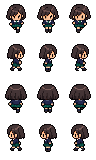
#> input picture tour/img/walker.png, 96 x 160 px
$ python make_npc_sheets.py
#> lines starting #> are read from the running program, lines starting #| are printed output that depends on the picture
"""선배 지도·게임 캐릭터 시트 만들기

플레이어 캐릭터(img/walker.png, 32×40 칸 · 3열 걷기 × 4행 방향)를 바탕으로
머리색·머리 모양·소품·옷 색만 바꿔 선배마다 같은 크기와 그림체의 걷기 시트를 만듭니다.
그래서 지도 위에서 플레이어와 나란히 서도 키·비율이 같습니다.

    python3 tour/tools/make_npc_sheets.py      # img/npcs/sheets/<id>.png 생성

필요: Python 3, Pillow
"""
from pathlib import Path

from PIL import Image

TOUR = Path(__file__).resolve().parent.parent
BASE = TOUR / "img" / "walker.png"
OUT = TOUR / "img" / "npcs" / "sheets"
DIRS = ["down", "right", "up", "left"]
FW, FH = 32, 40
INK = (25, 20, 29, 255)         # 외곽선 (walker와 같은 거의 검정)


def hexc(h, a=255):
    return tuple(int(h[i:i + 2], 16) for i in (1, 3, 5)) + (a,)


def lum(p):
    return 0.3 * p[0] + 0.59 * p[1] + 0.11 * p[2]


def tint(p, target, ref):
    """밝기는 유지하고 색만 target 쪽으로 (그림자·하이라이트가 그대로 남음)"""
    k = lum(p) / ref
    return tuple(max(0, min(255, round(c * k))) for c in target[:3]) + (p[3],)


# ---------- 색 바꾸기 ----------

def is_outline(p):
    return max(p[:3]) < 24


def recolor(frame, hair=None, jacket=None, skirt=None):
    px = frame.load()
    for y in range(FH):
        for x in range(FW):
            p = px[x, y]
            if p[3] == 0 or is_outline(p):
                continue
            r, g, b = p[:3]
            if hair and y <= 19 and r < 170 and not (r > 180):   # 머리 (얼굴 피부는 밝아서 제외)
                if r >= g - 4 and r - b < 40:
                    px[x, y] = tint(p, hair, 56)
                    continue
            if skirt and 21 <= y <= 28 and g > r + 12:           # 치마 (청록이라 상의보다 먼저 가름)
                px[x, y] = tint(p, skirt, 45)
                continue
            if jacket and 19 <= y <= 25 and b > r + 8:           # 교복 상의
                px[x, y] = tint(p, jacket, 37)


# ---------- 덧그리기 ----------

def stamp(frame, x0, y0, rows, colors, under=False):
    """rows: 문자열 줄. '.'은 건너뜀. under=True면 비어 있는 칸에만 (몸 뒤로)"""
    px = frame.load()
    for dy, row in enumerate(rows):
        for dx, key in enumerate(row):
            if key == '.':
                continue
            x, y = x0 + dx, y0 + dy
            if not (0 <= x < FW and 0 <= y < FH):
                continue
            if under and px[x, y][3] > 0:
                continue
            px[x, y] = colors[key]


def band(frame, rows, color, shade):
    """머리띠: 머리카락 칸만 색을 바꿈 (얼굴·외곽선은 그대로)"""
    px = frame.load()
    for y, c in zip(rows, (color, shade)):
        for x in range(FW):
            p = px[x, y]
            if p[3] and not is_outline(p) and p[0] < 170:
                px[x, y] = c


def mirror(rows):
    return [r[::-1] for r in rows]


BUN = ['..####..',
       '.#hhHh#.',
       '#hhhhhH#',
       '#hHhhhh#',
       '.#hhhh#.']

BOW = ['.##..##.',
       '#pp##pp#',
       '#ppPPpp#',
       '#pp##pp#',
       '.##..##.']

TAIL = ['.##.',      # 옆으로 묶은 머리 (귀 뒤에서 내려옴)
        '#hh#',
        '#rr#',
        '#hh#',
        '#hhh#',
        '#hHh#',
        '#hhh#',
        '.#hh#',
        '.#hH#',
        '.#hh#',
        '..#h#',
        '..##.']

LONG_SIDE = ['#hh',       # 어깨 아래로 내려오는 긴 머리 (앞모습 양옆)
             '#hh',
             '#hH',
             '#hh',
             '#hh',
             '.#h',
             '.##']

LONG_BACK = ['#hhhhhhhhhhhhhh#',   # 뒷모습: 등 위로 덮는 긴 머리
             '#hhhHhhhhhhHhhh#',
             '#hhhhhhhhhhhhhh#',
             '#hhhhhHhhHhhhhh#',
             '.#hhhhhhhhhhhh#.',
             '..#hhhhhhhhhh#..',
             '...##########...']

POSTER = ['.###.',     # 돌돌 만 포스터 (오른손)
          '#ccc#',
          '#rrr#',
          '#ccc#',
          '#ccc#',
          '#rrr#',
          '.###.']


def make(npc):
    sheet = Image.open(BASE).convert("RGBA")
#> sheet is the input picture: PIL image 96x160 RGBA; mean R, G, B, A 17.6, 14.6, 14.4, 73.1
    out = Image.new("RGBA", sheet.size, (0, 0, 0, 0))
#> out: PIL image 96x160 RGBA; every value is 0
    hair = npc["hair"]
    hl = tuple(min(255, round(c * 1.35)) for c in hair[:3]) + (255,)
    colors = {"#": INK, "h": hair, "H": hl, **npc.get("colors", {})}
    for row, d in enumerate(DIRS):
        for col in range(3):
            f = sheet.crop((col * FW, row * FH, (col + 1) * FW, (row + 1) * FH))
            recolor(f, hair=hair, jacket=npc.get("jacket"), skirt=npc.get("skirt"))
            npc["decorate"](f, d, col, colors)
            out.paste(f, (col * FW, row * FH))
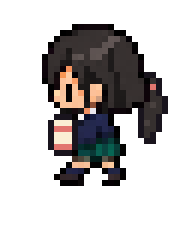
#> f: PIL image 32x40 RGBA (shown 6 times larger); mean R, G, B, A 18.6, 16, 15.6, 76.7; transparent parts drawn white
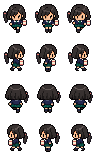
#> out: PIL image 96x160 RGBA; mean R, G, B, A 19.2, 16.8, 16.4, 83.2; transparent parts drawn white
    return out


# ---------- 선배별 ----------

def songhyeon(f, d, col, c):
    """송현: 왼쪽으로 묶은 머리 + 돌돌 만 초대 포스터"""
    if d == "down":
        stamp(f, 3, 11, TAIL, c, under=True)
        stamp(f, 22, 19, POSTER, c)
    elif d == "up":
        stamp(f, 24, 11, mirror(TAIL), c, under=True)
    elif d == "right":
        stamp(f, 4, 12, TAIL, c, under=True)
        stamp(f, 19, 19, POSTER, c)
    else:
        stamp(f, 23, 12, mirror(TAIL), c, under=True)
        stamp(f, 8, 19, POSTER, c)


def sua(f, d, col, c):
    """수아: 높이 올린 똥머리 + 산호색 머리띠, 민트 체육복"""
    bx = {"down": 12, "up": 12, "right": 10, "left": 14}[d]
    stamp(f, bx, 0, BUN, c)
    band(f, (6, 7), c["b"], c["B"])


NPCS = {
    "songhyeon": dict(hair=hexc("#36302f"), decorate=songhyeon,
                      colors={"r": hexc("#e2766f"), "c": hexc("#fbefd4")}),
    "sua": dict(hair=hexc("#2e2427"), decorate=sua,
                jacket=hexc("#5fb39a"), skirt=hexc("#2b3e66"),
                colors={"b": hexc("#ef7d6d"), "B": hexc("#c4524a")}),
}


def main():
    OUT.mkdir(parents=True, exist_ok=True)
    for name, npc in NPCS.items():
        path = OUT / f"{name}.png"
        make(npc).save(path, optimize=True)
        print(path.relative_to(TOUR.parent))


if __name__ == "__main__":
    main()
